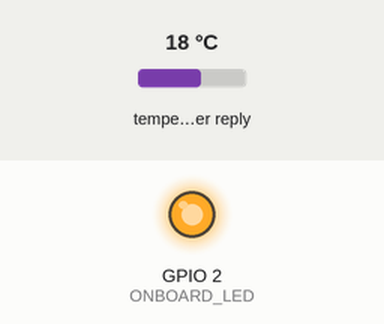
This sketch was run on a simulated ESP32. On the bench: output pins drawn as LEDs (lit = HIGH). Inputs (shaded band) come from the test bench; at power-on: temperature in the weather reply 18 °C. WiFi joins after 1.5 s; servers stay silent unless stated; web services answer with replies made up by the test bench; what the sketch prints to the serial monitor is not drawn.

Above: at 2.7 s.
2.8 s: temperature in the weather reply set to 6 °C
14.2 s: temperature in the weather reply set to 3 °C
At 25.1 s:
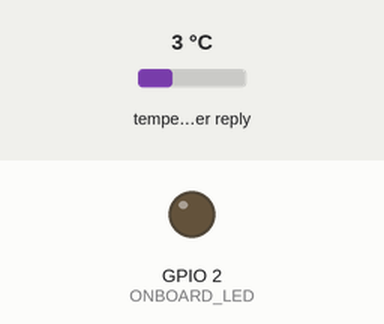
46.1 s: temperature in the weather reply set to 5 °C
At 56.9 s:
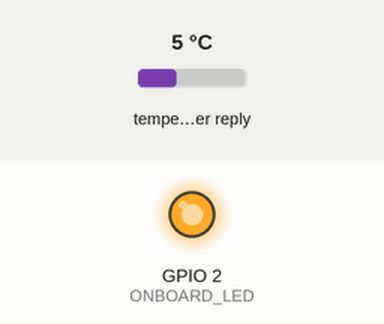
Timing chart, 0 to 58.4 s (numbered marks = the images above; inputs shaded):
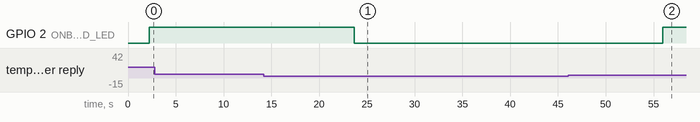

The sketch:

weather_for_esp32.ino
```cpp
/*
   BasicHTTPSClient.in
    Created on: 14.10.2018
*/

#include <Arduino.h>
#include <WiFi.h>
#include <WiFiMulti.h>
#include <HTTPClient.h>

#define ONBOARD_LED  2

WiFiMulti WiFiMulti;

void setup() {
  Serial.begin(9600);
  // Serial.setDebugOutput(true);
  Serial.println();
  Serial.println();
  Serial.println();
  WiFi.mode(WIFI_STA);
  WiFiMulti.addAP("HelloThere", "asdf1234");

  // wait for WiFi connection
  Serial.print("Waiting for WiFi to connect...");
  while ((WiFiMulti.run() != WL_CONNECTED)) {
    Serial.print(".");
  }
  Serial.println(" connected");
  pinMode(ONBOARD_LED,OUTPUT);
}

void loop() {
  WiFiClient *client = new WiFiClient;
  if (client) {
    {
      // Add a scoping block for HTTPClient https to make sure it is destroyed before WiFiClientSecure *client is
      HTTPClient http;
      Serial.print("[HTTPS] begin...\n");
      if (http.begin(*client, "http://api.openweathermap.org/data/2.5/weather?q=roskilde,dk&APPID=d28e0b6cfa6d48a373d2359ff966fbad&units=metric")) {  // HTTPS
        Serial.print("[HTTPS] GET...\n");
        // start connection and send HTTP header
        int httpCode = http.GET();
        // httpCode will be negative on error
        if (httpCode > 0) {
          // HTTP header has been send and Server response header has been handled
          Serial.printf("[HTTPS] GET... code: %d\n", httpCode);
          // file found at server
          if (httpCode == HTTP_CODE_OK || httpCode == HTTP_CODE_MOVED_PERMANENTLY) {
            String payload = http.getString();
            Serial.println("### The full json ###");
            Serial.println(payload);
            // WARNING: This is a hack to get the temp - you should use arduinojson library (https://arduinojson.org/)
            int startTempPos = payload.indexOf("\"temp\":") + 7; // +7 to compensate for the lenght
            int endTempPos = payload.indexOf(",\"feels_like\"");
            float currentTemp  = payload.substring(startTempPos, endTempPos).toFloat();
            Serial.print("The temp is:");
            Serial.println(currentTemp);

            if(currentTemp > 4){
              digitalWrite(ONBOARD_LED, HIGH);
            }else{
              digitalWrite(ONBOARD_LED, LOW);
            }
          }
        } else {
          Serial.printf("[HTTPS] GET... failed, error: %s\n", http.errorToString(httpCode).c_str());
        }
        http.end();
      } else {
        Serial.printf("[HTTPS] Unable to connect\n");
      }
      // End extra scoping block
    }
    delete client;
  } else {
    Serial.println("Unable to create client");
  }
  Serial.println();
  Serial.println("Waiting 10s before the next round...");
  delay(10000);
}
```

Measured:
- the behaviour switches between 5 and 4 °C on temperature in the weather reply (found by bisection; images 0 and 1)
- after the input at 2.8 s, every drawn part: stays the same
- after the input at 14.2 s, GPIO 2 (ONBOARD_LED): HIGH → LOW after 9.5 s
- after the input at 46.1 s, GPIO 2 (ONBOARD_LED): LOW → HIGH after 9.8 s
